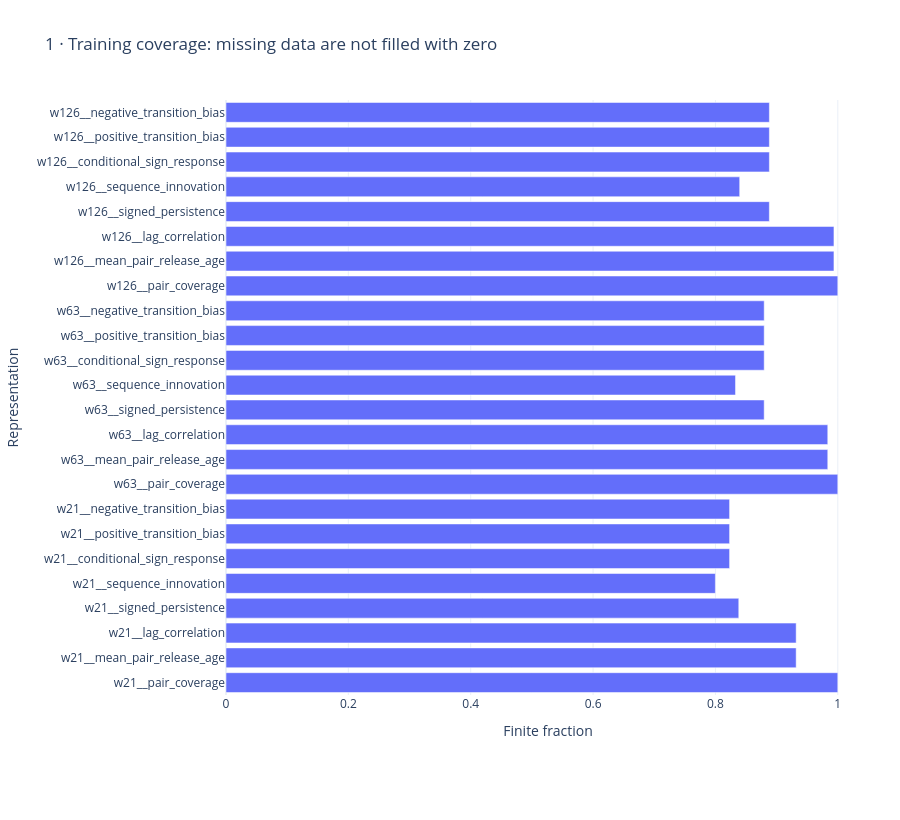

This figure's notebook cell:
### Markdown cell above
## Coverage
Finite coverage is measured in the training prefix, not inferred from a column name.

### Code cell
figures[0].show(renderer='plotly_mimetype')

### Figure 1 — Plotly figure (JSON) as saved in the notebook; plotly's stock layout.template omitted (floating-point values rounded to 4 significant figures)
{"data": [{"orientation": "h", "type": "bar", "x": [1, 0.9319, 0.9319, 0.8381, 0.7999, 0.8231, 0.8231, 0.8231, 1, 0.9836, 0.9836, 0.8797, 0.8328, 0.8797, 0.8797, 0.8797, 1, 0.9937, 0.9937, 0.8881, 0.8396, 0.8881, 0.8881, 0.8881], "y": ["w21__pair_coverage", "w21__mean_pair_release_age", "w21__lag_correlation", "w21__signed_persistence", "w21__sequence_innovation", "w21__conditional_sign_response", "w21__positive_transition_bias", "w21__negative_transition_bias", "w63__pair_coverage", "w63__mean_pair_release_age", "w63__lag_correlation", "w63__signed_persistence", "w63__sequence_innovation", "w63__conditional_sign_response", "w63__positive_transition_bias", "w63__negative_transition_bias", "w126__pair_coverage", "w126__mean_pair_release_age", "w126__lag_correlation", "w126__signed_persistence", "w126__sequence_innovation", "w126__conditional_sign_response", "w126__positive_transition_bias", "w126__negative_transition_bias"]}], "layout": {"height": 820, "legend": {"orientation": "h", "y": -0.25}, "margin": {"b": 125, "l": 100, "r": 30, "t": 100}, "title": {"text": "1 · Training coverage: missing data are not filled with zero"}, "xaxis": {"title": {"text": "Finite fraction"}}, "yaxis": {"title": {"text": "Representation"}}}}
